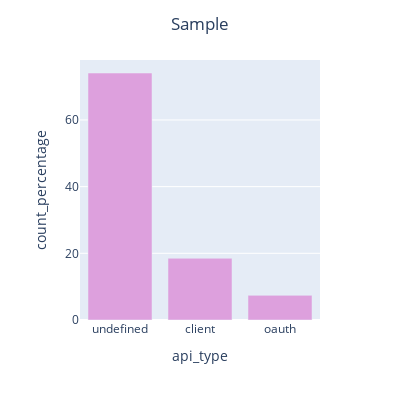

This figure's notebook cell:
### Code cell
count_percentage_plot_by_column('api_type','Sample','plum')

### Figure 1 — Plotly figure (JSON) as saved in the notebook; plotly's stock layout.template omitted (floating-point values rounded to 4 significant figures)
{"data": [{"alignmentgroup": "True", "hovertemplate": "api_type=%{x}<br>count_percentage=%{y}<extra></extra>", "legendgroup": "", "marker": {"color": "plum", "pattern": {"shape": ""}}, "name": "", "offsetgroup": "", "orientation": "v", "showlegend": false, "textposition": "auto", "type": "bar", "x": ["undefined", "client", "oauth"], "xaxis": "x", "y": [74.08, 18.52, 7.4], "yaxis": "y"}], "layout": {"autosize": false, "barmode": "relative", "height": 400, "legend": {"tracegroupgap": 0}, "margin": {"t": 60}, "title": {"text": "Sample", "x": 0.5}, "width": 400, "xaxis": {"anchor": "y", "domain": [0, 1], "title": {"text": "api_type"}}, "yaxis": {"anchor": "x", "domain": [0, 1], "title": {"text": "count_percentage"}}}}
